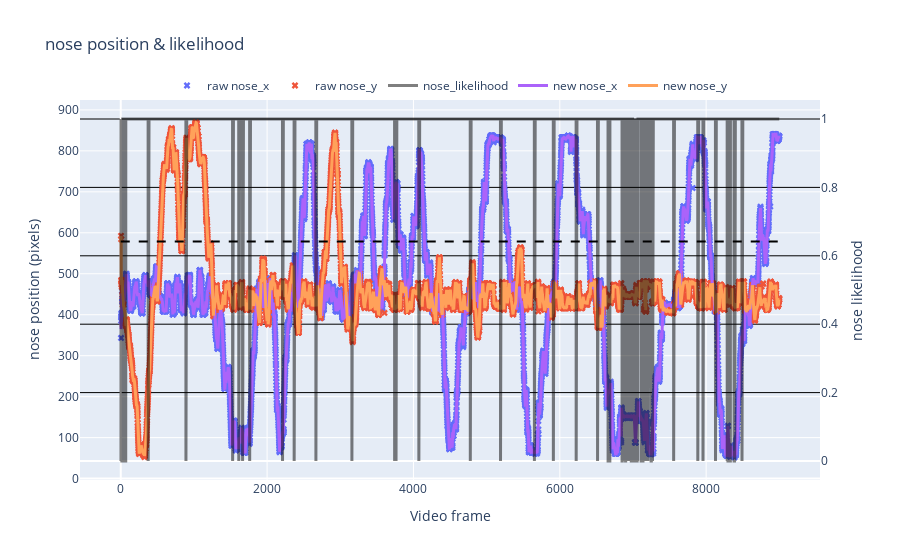

Notebook code cell kept with this figure:
### Code cell
plot_raw_vs_smoothed(df_raw, df_smooth, bodypart = 'nose', num_sd = 2)

### Figure 1 — Plotly figure (JSON) as saved in the notebook; plotly's stock layout.template omitted (floating-point values rounded to 4 significant figures; data arrays with more than 128 entries replaced by an {"elided": "..."} marker saying what was removed)
{"data": [{"marker": {"size": 6, "symbol": "x"}, "mode": "markers", "name": "raw nose_x", "type": "scatter", "x": {"elided": "9000 int values"}, "y": {"elided": "9000 float values"}}, {"marker": {"size": 6, "symbol": "x"}, "mode": "markers", "name": "raw nose_y", "type": "scatter", "x": {"elided": "9000 int values"}, "y": {"elided": "9000 float values"}}, {"line": {"color": "black", "width": 3}, "name": "nose_likelihood", "opacity": 0.5, "type": "scatter", "x": {"elided": "9000 int values"}, "y": {"elided": "9000 int values"}, "yaxis": "y2"}, {"line": {"width": 3}, "name": "new nose_x", "type": "scatter", "x": {"elided": "9000 int values"}, "y": {"elided": "9000 float values"}}, {"line": {"width": 3}, "name": "new nose_y", "type": "scatter", "x": {"elided": "9000 int values"}, "y": {"elided": "9000 float values"}}], "layout": {"legend": {"orientation": "h", "x": 0.5, "xanchor": "center", "y": 1, "yanchor": "bottom"}, "shapes": [{"line": {"color": "black", "dash": "dash"}, "type": "line", "x0": 0, "x1": 8999, "y0": 0.642, "y1": 0.642, "yref": "y2"}], "title": {"text": "nose position & likelihood"}, "xaxis": {"title": {"text": "Video frame"}}, "yaxis": {"title": {"text": "nose position (pixels)"}}, "yaxis2": {"gridcolor": "black", "overlaying": "y", "side": "right", "title": {"text": "nose likelihood"}}}}
